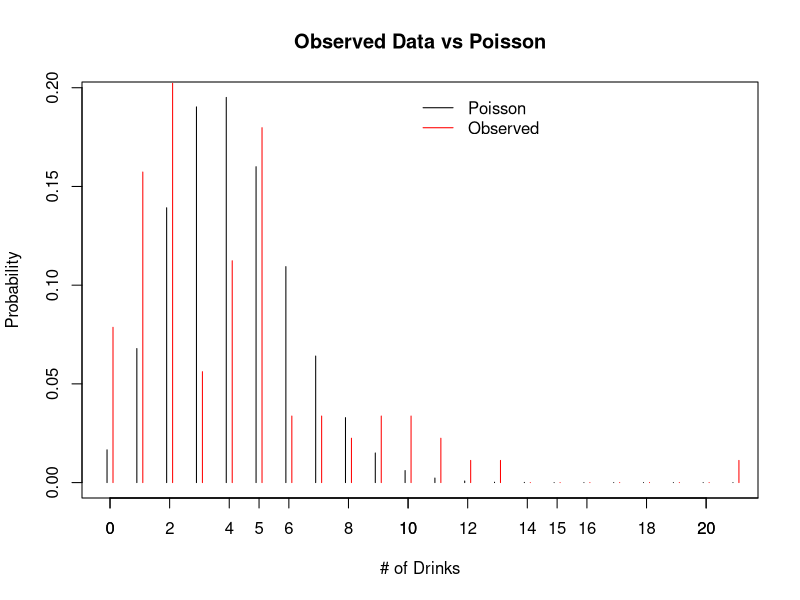
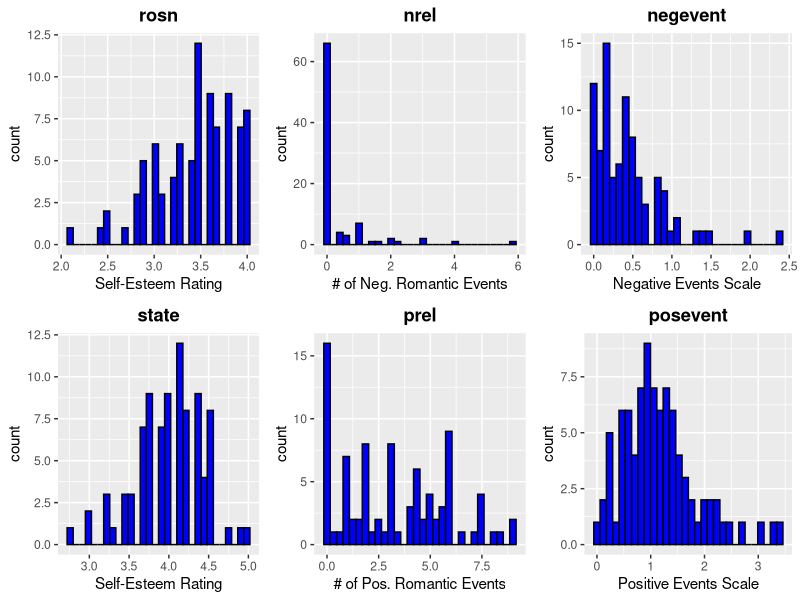
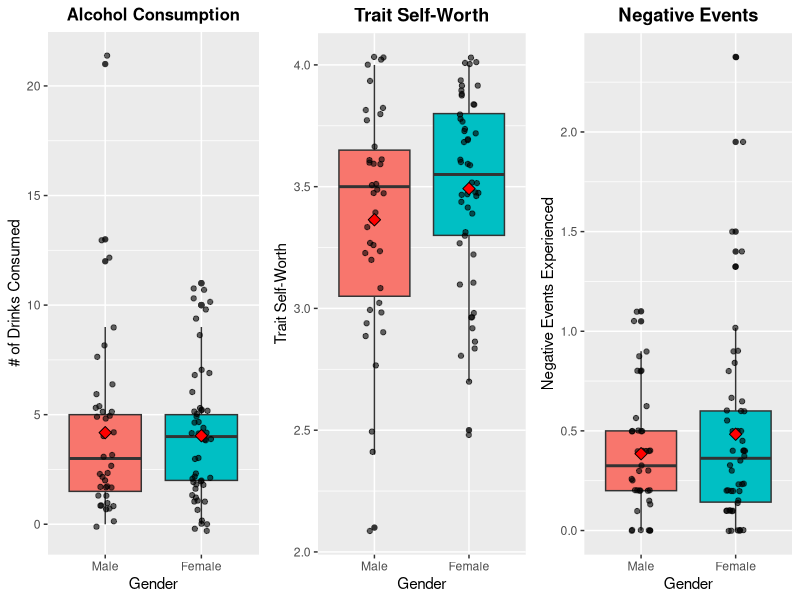
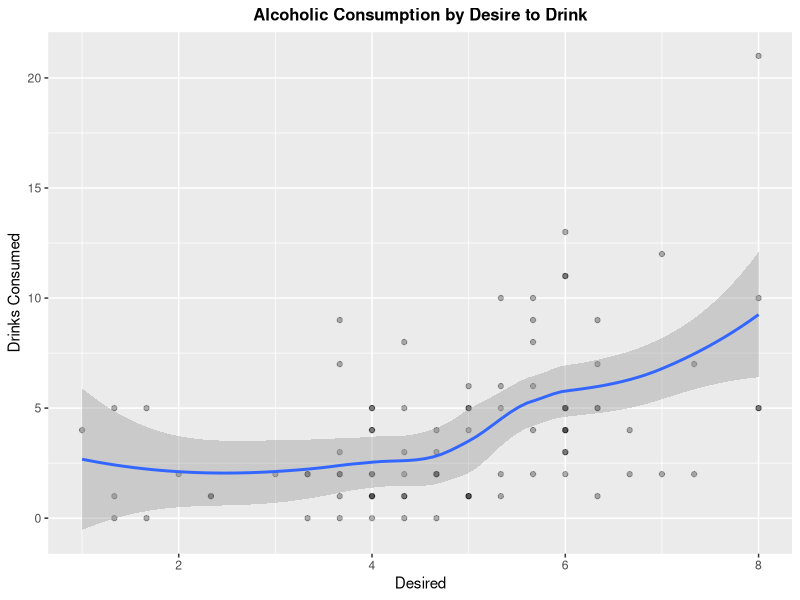
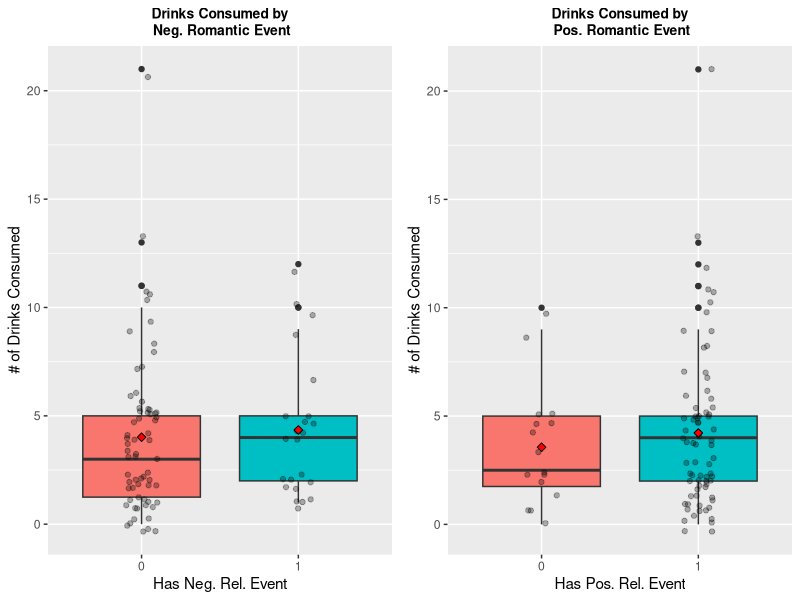
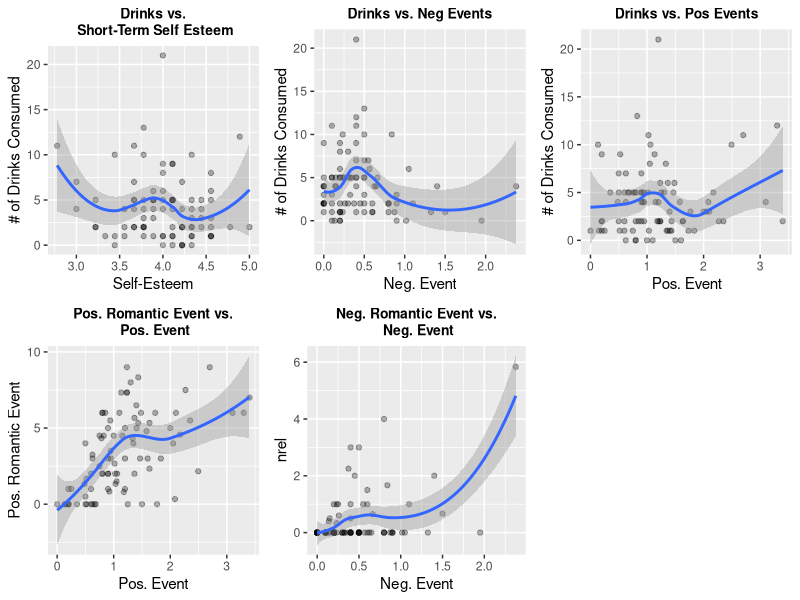
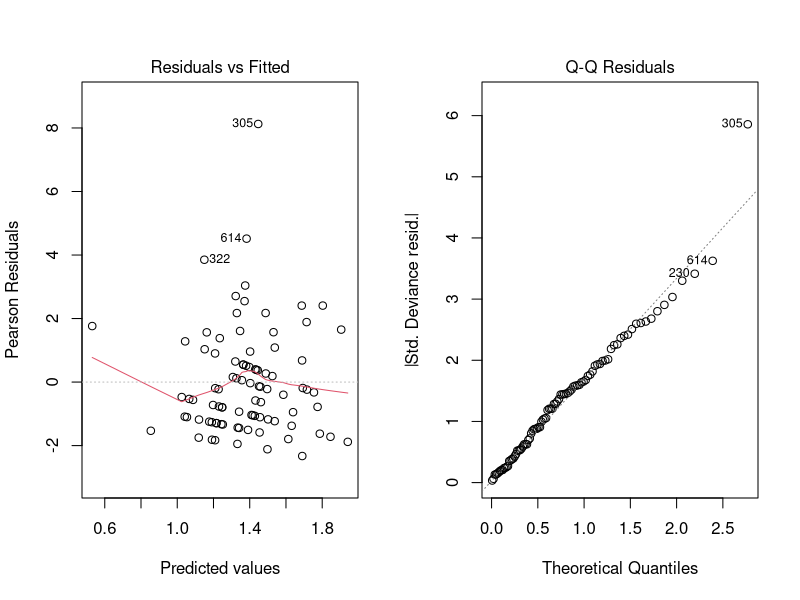
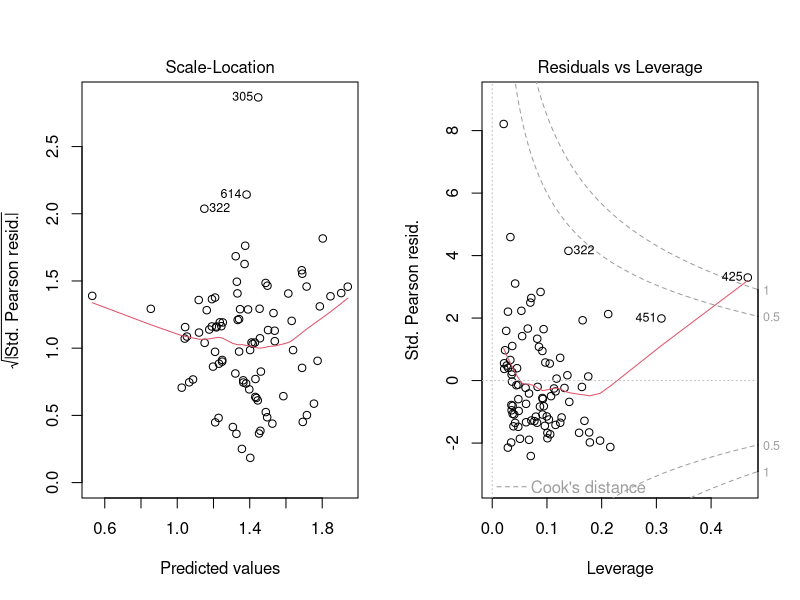

Reproduce these figures in R, in order. (Note: this script raises an error after producing the figures.)
## ---- chunk 1
knitr::opts_chunk$set(echo = TRUE)
## ---- chunk 2
# Packages used in analyses
pkg <- c('car', 'plyr', 'ggplot2', 'Hmisc', 'stargazer',
         'ggpubr', 'gridExtra', 'wesanderson', 'MASS')

# Vectorized package load
(lapply(pkg, require, character.only = T))
## ---- chunk 3
# Data load
data_c <- read.csv("DeHartSimplified.csv", sep=",")
data_c[,c('id', 'studyday', 'dayweek', 'gender')] <- 
  lapply(data_c[,c('id', 'studyday', 'dayweek', 'gender')], as.factor)
## ---- chunk 4
# Reducing data to first Saturday following the texbook methodology
df_sat <- data_c[data_c$dayweek == 6,]
# Remove the dayweek variable
df_sat <- subset(df_sat, select=-c(dayweek))
## ---- chunk 5
summary(df_sat[,c("gender", "age")])
## ---- chunk 6
# Plot of dependent variable vs poisson distribution
rel.freq <- table(factor(df_sat$numall, levels=0:21))/length(df_sat$numall)
y <- 0:21; prob <- round(dpois(y, mean(df_sat$numall)), 4)
plot(y-0.1, prob, type="h", ylab="Probability", xlab="# of Drinks",
     main="Observed Data vs Poisson")
axis(side=1, at=seq(0,22,2)); lines(y+0.1, y=rel.freq, type="h", col='red')
legend(10,0.2, c("Poisson", "Observed"), col=c('black','red'),
       lty=c('solid','solid'), bty='n')
## ---- chunk 7
# Histogram of Rosn
hist_rosn <- ggplot(data = df_sat, aes(x = rosn)) + 
  geom_histogram() + stat_bin(colour = "black", fill ="blue") +
  ggtitle("rosn") + xlab('Self-Esteem Rating') + 
  theme(plot.title=element_text(lineheight=1, face="bold", hjust = 0.5))
# Histogram of Nrel
hist_nrel <- ggplot(data = df_sat, aes(x = nrel)) + 
  geom_histogram() + stat_bin(colour = "black", fill ="blue") +
  ggtitle("nrel") + xlab('# of Neg. Romantic Events') + 
  theme(plot.title=element_text(lineheight=1, face="bold", hjust = 0.5))
# Histogram  of Negevent
hist_neg <- ggplot(data = df_sat, aes(x = negevent)) + 
  geom_histogram() + stat_bin(colour = "black", fill ="blue") +
  ggtitle("negevent") + xlab('Negative Events Scale') + 
  theme(plot.title=element_text(lineheight=1, face="bold", hjust = 0.5))
# Histogram of State
hist_state <- ggplot(data = df_sat, aes(x = state)) + 
  geom_histogram() + stat_bin(colour = "black", fill ="blue") +
  ggtitle("state") +xlab('Self-Esteem Rating') + 
  theme(plot.title=element_text(lineheight=1, face="bold", hjust = 0.5))
# Histogram  of Prel
hist_prel <- ggplot(data = df_sat, aes(x = prel)) + 
  geom_histogram() + stat_bin(colour = "black", fill ="blue") +
  ggtitle("prel") + xlab('# of Pos. Romantic Events') + 
  theme(plot.title=element_text(lineheight=1, face="bold", hjust = 0.5))
# Histogram  of Posevent
hist_pos <- ggplot(data = df_sat, aes(x = posevent)) + 
  geom_histogram() + stat_bin(colour = "black", fill ="blue") +
  ggtitle("posevent") + xlab('Positive Events Scale') + 
  theme(plot.title=element_text(lineheight=1, face="bold", hjust = 0.5))
ggarrange(hist_rosn, hist_nrel, hist_neg, hist_state, hist_prel, hist_pos, 
          ncol = 3, nrow = 2, common.legend = TRUE, legend = "bottom")
## ---- chunk 8
# Binarizing Negative Romantic Relationships and Positive Romantic Relationships
df_sat['HasNrel'] <- ifelse(df_sat$nrel > 0, 1, 0)
df_sat['HasPrel'] <- ifelse(df_sat$prel > 0, 1, 0)
## ---- chunk 9
#Split out three variables of interest by gender
bp_numall <- ggplot(data = df_sat, aes(factor(gender), numall)) +
         geom_boxplot(aes(fill=factor(gender))) +
         geom_jitter(width = 0.1, alpha = 0.6) + xlab("Gender") + 
         ylab("# of Drinks Consumed") + ggtitle("Alcohol Consumption") +
         theme(plot.title=element_text(lineheight=1, face="bold", hjust = 0.5, size = 12)) +
         stat_summary(fun.y = mean, geom = "point", shape= 23, size = 3, fill = "red") +
         scale_x_discrete(labels = c("1" = "Male", "2" = "Female"))
bp_rosn <- ggplot(data = df_sat, aes(factor(gender), rosn)) + 
         geom_boxplot(aes(fill=factor(gender))) +
         geom_jitter(width = 0.1, alpha = 0.6) + xlab("Gender") + 
         ylab("Trait Self-Worth") + ggtitle("Trait Self-Worth") +
         theme(plot.title=element_text(lineheight=1, face="bold", hjust = 0.5)) +
         stat_summary(fun.y = mean, geom = "point", shape= 23, size = 3, fill = "red") +
         scale_x_discrete(labels = c("1" = "Male", "2" = "Female"))
bp_negev <- ggplot(data = df_sat, aes(factor(gender), negevent)) + 
         geom_boxplot(aes(fill=factor(gender))) +
         geom_jitter(width = 0.1, alpha = 0.6) + xlab("Gender") + 
         ylab("Negative Events Experienced") + ggtitle("Negative Events") +
         theme(plot.title=element_text(lineheight=1, face="bold", hjust = 0.5)) + 
         stat_summary(fun.y = mean, geom = "point", shape= 23, size = 3, fill = "red") +
         scale_x_discrete(labels = c("1" = "Male", "2" = "Female"))
ggarrange(bp_numall, bp_rosn, bp_negev, ncol=3, legend = 'none')
## ---- chunk 10
ggplot(data = df_sat, aes(x = desired, y = numall)) + geom_point(alpha = 0.3) +
  geom_smooth(method = 'loess') + xlab("Desired") + ylab("Drinks Consumed") +
  ggtitle("Alcoholic Consumption by Desire to Drink") +
  theme(plot.title=element_text(lineheight=1, face="bold", hjust = 0.5, size = 12))
## ---- chunk 11
#Split out three variables of interest by gender
bp_nrel <- ggplot(data = df_sat, aes(factor(HasNrel), numall)) + 
  geom_boxplot(aes(fill=factor(HasNrel))) + geom_jitter(width = 0.1, alpha = 0.3) + 
  xlab("Has Neg. Rel. Event") + ggtitle("Drinks Consumed by\n Neg. Romantic Event") + 
  ylab("# of Drinks Consumed") +
  theme(plot.title=element_text(lineheight=1, face="bold", hjust = 0.5, size = 10)) +
  stat_summary(fun.y = mean, geom = "point", shape= 23, size = 2, fill = "red")
bp_prel <- ggplot(data = df_sat, aes(factor(HasPrel), numall)) + 
  geom_boxplot(aes(fill=factor(HasPrel))) + geom_jitter(width = 0.1, alpha = 0.3) + 
  xlab("Has Pos. Rel. Event") + ggtitle("Drinks Consumed by\n Pos. Romantic Event") +
  ylab("# of Drinks Consumed") +
  theme(plot.title=element_text(lineheight=1, face="bold", hjust = 0.5, size = 10)) +
  stat_summary(fun.y = mean, geom = "point", shape= 23, size = 2, fill = "red")
ggarrange(bp_nrel, bp_prel, ncol=2, legend = 'none')
## ---- chunk 12
## Self-Esteem vs. Number of Drinks
state_numall <- ggplot(data = df_sat, aes(x = state, y = numall)) +
  geom_point(alpha = 0.3) + geom_smooth() + xlab("Self-Esteem") + 
  ylab('# of Drinks Consumed') + ggtitle("Drinks vs.\n Short-Term Self Esteem") + 
  theme(plot.title=element_text(lineheight=1, face="bold", hjust = 0.5, size = 10))
# Negative Event vs. Number of Drinks
nrel_numall <- ggplot(data = df_sat, aes(x = negevent, y = numall)) +
  geom_point(alpha = 0.3) + geom_smooth() + xlab("Neg. Event") + 
  ylab('# of Drinks Consumed') + ggtitle("Drinks vs. Neg Events") + 
  theme(plot.title=element_text(lineheight=1, face="bold", hjust = 0.5, size = 10))
# Negative Event vs. Number of Drinks
prel_numall <- ggplot(data = df_sat, aes(x = posevent, y = numall)) +
  geom_point(alpha = 0.3) + geom_smooth() + xlab("Pos. Event") + 
  ylab('# of Drinks Consumed') + ggtitle("Drinks vs. Pos Events")+ 
  theme(plot.title=element_text(lineheight=1, face="bold", hjust = 0.5, size = 10))
# Positive Events vs. Positive Romantic Events
pos_prel <- ggplot(data = df_sat, aes(x = posevent, y = prel)) + 
  geom_point(alpha = 0.3) + geom_smooth() + xlab("Pos. Event") + 
  ylab("Pos. Romantic Event") + ggtitle("Pos. Romantic Event vs.\n Pos. Event") + 
  theme(plot.title=element_text(lineheight=1, face="bold", hjust = 0.5, size = 10))
# Negative Events vs. Negative Romantic Events
neg_nrel <- ggplot(data = df_sat, aes(x = negevent, y = nrel)) + 
  geom_point(alpha = 0.3) + geom_smooth() + xlab("Neg. Event") + 
  ylab("nrel") + ggtitle("Neg. Romantic Event vs.\n Neg. Event") + 
  theme(plot.title=element_text(lineheight=1, face="bold", hjust = 0.5, size = 10))
ggarrange(state_numall, nrel_numall, prel_numall, pos_prel, neg_nrel, nrow=2, ncol=3, legend = 'none')
## ---- chunk 13
All_poisson <- glm(numall ~ nrel + rosn + nrel*rosn + desired + age + gender,
                   family=poisson(link="log"), data=df_sat)
All_lm <- lm(numall ~ nrel + rosn + nrel*rosn + desired + age + gender, data=df_sat)
# AIC for both models
AIC(All_poisson); AIC(All_lm)
## ---- chunk 14
step_columns <- df_sat[,3:14] 
emptyMod <- glm(numall ~ 1, family=poisson(link="log"), data=step_columns)
fullMod <- glm(numall ~ ., family=poisson(link="log"), data=step_columns)

forw.sel <- step(object = emptyMod, scope = list(upper = fullMod), 
                 direction = "forward", k = log (nrow (step_columns)), trace = FALSE)

back.sel <- step(object = fullMod, scope = list(lower = emptyMod), 
                 direction = "backward", k = log(nrow(step_columns)), trace = FALSE)

Anova(forw.sel)
## ---- chunk 15
# Fit Poisson model
Poisson_V2 <- glm(numall ~ HasNrel + rosn + HasNrel:rosn + HasPrel +
                    posevent + negevent + state, family=poisson(link="log"), data=df_sat)
# Coefficients
100*(exp(Poisson_V2$coefficients)-1)
#Likelihood ratio test
Anova(Poisson_V2)
## ---- chunk 16
# Residual Plots
par(mfrow=c(1,2)); plot(Poisson_V2)
## ---- chunk 17
# Fit model removing outliers
Poisson_V2_prune <- glm(numall ~ HasNrel + rosn + HasNrel:rosn + HasPrel +
                          posevent + negevent + state, 
                        family=poisson(link="log"), 
                        data=df_sat[!(rownames(df_sat) %in% c(425)),])
# Coefficient Analysis
100*(exp(Poisson_V2_prune$coefficients)-1)
# Likelihood Ratio
Anova(Poisson_V2_prune)
## ---- chunk 18
# Plot residuals
par(mfrow=c(1,2)); plot(Poisson_V2_prune)
## ---- chunk 19
# Compare to model with outliers
stargazer(Poisson_V2_prune, Poisson_V2, type="text", digits = 2)
## ---- chunk 20
biv_1 <- ggplot(data = df_sat, aes(factor(gender), posevent)) + geom_boxplot(aes(fill=factor(gender))) +
         geom_jitter(width=0.1) + xlab("Gender")       + ggtitle("Positive Events")      +
         theme(plot.title=element_text(lineheight=1, face="bold"))

biv_2 <- ggplot(data = df_sat, aes(factor(gender), state)) + geom_boxplot(aes(fill=factor(gender))) +
         geom_jitter(width=0.1) + xlab("Gender")       + ggtitle("Self-Esteem State")      +
         theme(plot.title=element_text(lineheight=1, face="bold"))

biv_3 <- ggplot(data = df_sat, aes(factor(gender), desired)) + geom_boxplot(aes(fill=factor(gender))) +
         geom_jitter(width=0.1) + xlab("desired")       + ggtitle("Drinking Desire")      +
         theme(plot.title=element_text(lineheight=1, face="bold"))


ggarrange(biv_1, biv_2, biv_3, ncol=3, common.legend = TRUE, legend = "bottom")
## ---- chunk 21
drk_x_hasnrel <- ggplot(data = df_sat, aes(x = as.factor(HasNrel), y = numall)) + geom_boxplot()
drk_x_hasnrel
## ---- chunk 22
#we can see that the average desire to drink is also a normal distribution. This suggests that when we are looking at a desire to drink, we might want to consider what that person's "baseline" drinking is

#we can do this by taking a desire to drink as a distance from average desire to drink

#df_sat = merge(df_sat, avgDrink, by="id")
#df_sat = rename(df_sat, c('desired.y' = 'Id_MeanDrink', 'desired.x' = 'desired'))

#df_sat['desired_adj'] = df_sat$desired - df_sat$Id_MeanDrink
#hist(df_sat$desired_adj)

#this gives a normal distribution of desired
## ---- chunk 23
data.frame(aggregate(desired ~ HasNrel, df_sat, mean))
#little difference between 0 and nonzero here.
#test for significance of difference using wilcoxon rank sum test
#unaltered desired to drink - nonsignificant, closer to significance
wilcox.test(df_sat[df_sat$nrel > 0, "numall"], df_sat[df_sat$nrel == 0, "numall"])
#adjusted desire to drink - nonsignificant
wilcox.test(df_sat[df_sat$nrel > 0, "numall"], df_sat[df_sat$nrel == 0, "numall"])
## ---- chunk 24
# Test independence assumption
mod <- lm(desired ~ as.factor(id), data=data_c)
mean(summary(mod)$coefficients[,4]<0.05)
## ---- chunk 25
#bucket data
df_sat['nrelBucket'] <- transform(df_sat, group=cut(as.numeric(sub('[%]', '', nrel+.001)), 
    breaks=c(0,1, 2, 3, 4,5,6,7,8.1),
    labels=c('0-1', '1-2', '2-3', '3-4', '4-5', '5-6','6-7','7-8')))$group

df_sat['rosnBucket'] <- transform(df_sat, group=cut(as.numeric(sub('[%]', '', rosn)), 
    breaks=c(2,2.5, 3, 3.5, 4),
    labels=c('2-2.5', '2.5-3', '3-3.5', '3.5-4')))$group

df_sat['desiredBucket'] <- transform(df_sat, group=cut(as.numeric(sub('[%]', '', desired+.001)), 
    breaks=c(0,1, 2, 3, 4,5,6,7,8.1),
    labels=c('0-1', '1-2', '2-3', '3-4', '4-5', '5-6','6-7','7-8')))$group
## ---- chunk 26
# volume and mean desire to drink in each bucket
# dplyr::count(df_sat, nrelBucket, rosnBucket, desiredBucket)

 xtabs(desired ~ nrelBucket, aggregate(desired ~ nrelBucket, df_sat, mean))
 xtabs(desired ~ rosnBucket, aggregate(desired ~ rosnBucket, df_sat, mean))

 xtabs(desired ~ nrelBucket + rosnBucket, aggregate(desired ~ nrelBucket + rosnBucket, df_sat, mean))
 table(df_sat$nrelBucket, df_sat$rosnBucket)
